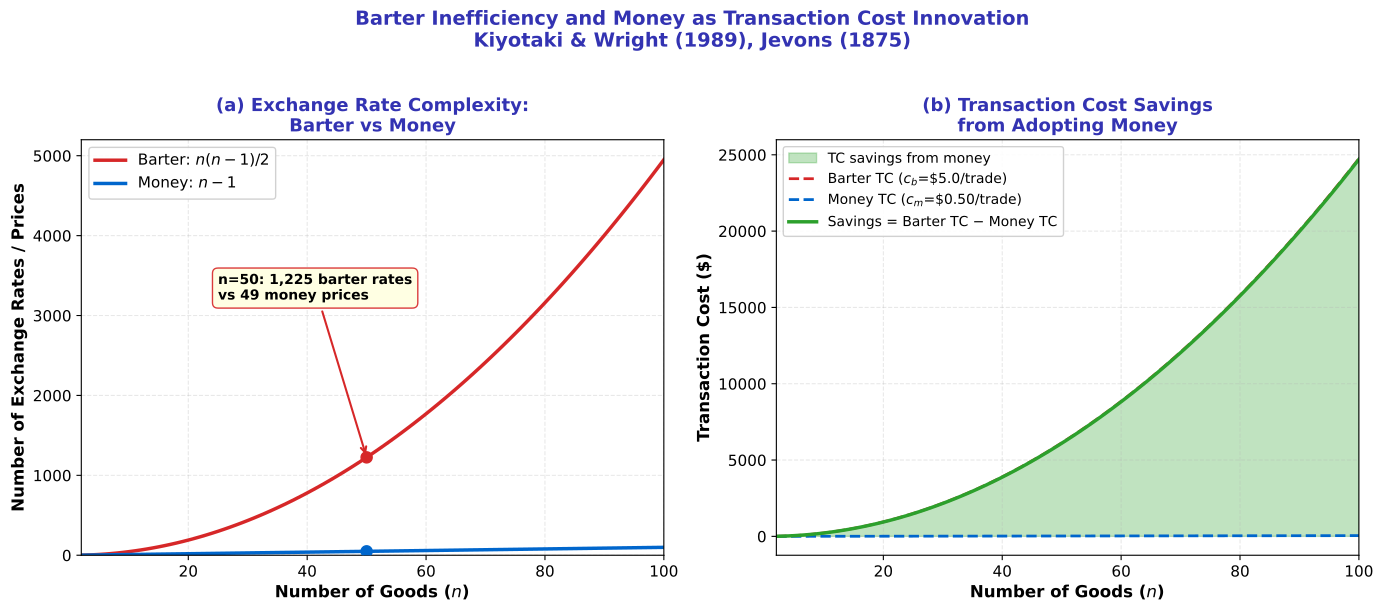

Write the Python code that produced this figure.
r"""Barter Cost Reduction: Money as Transaction Cost Innovation

Multi-panel override: comparative statics requires simultaneous visibility

Panel (a): Number of exchange rates under barter vs money as goods increase.
Panel (b): Transaction cost savings from adopting money.

Economic Model:
$P_{barter}(n) = \frac{n(n-1)}{2}$, $P_{money}(n) = n-1$.
Transaction cost: $TC = c \cdot P(n)$.
Based on Kiyotaki \& Wright (1989), Jevons (1875).
"""
import matplotlib.pyplot as plt
import numpy as np
from pathlib import Path

np.random.seed(42)

plt.rcParams.update({
    'font.size': 12, 'axes.labelsize': 12, 'axes.titlesize': 13,
    'xtick.labelsize': 11, 'ytick.labelsize': 11, 'legend.fontsize': 11,
    'figure.dpi': 150
})

MLPURPLE = '#3333B2'
MLBLUE = '#0066CC'
MLORANGE = '#FF7F0E'
MLGREEN = '#2CA02C'
MLRED = '#D62728'
MLLAVENDER = '#ADADE0'

# Parameters
c_b = 5.0   # cost per barter trade ($/trade)
c_m = 0.50  # cost per money trade ($/trade)
n = np.arange(2, 101)

# Models
P_barter = n * (n - 1) / 2        # barter exchange rates
P_money = n - 1                    # money prices
TC_barter = c_b * P_barter        # total barter cost
TC_money = c_m * P_money           # total money cost
TC_savings = TC_barter - TC_money  # savings from money

fig, (ax1, ax2) = plt.subplots(1, 2, figsize=(14, 6))

# --- Panel (a): Exchange rates ---
ax1.plot(n, P_barter, color=MLRED, linewidth=2.5, label='Barter: $n(n-1)/2$')
ax1.plot(n, P_money, color=MLBLUE, linewidth=2.5, label='Money: $n-1$')

# Annotation at n=50 where divergence is dramatic
n_mark = 50
P_b_50 = n_mark * (n_mark - 1) / 2  # 1225
P_m_50 = n_mark - 1                  # 49
ax1.annotate(f'n=50: {int(P_b_50):,} barter rates\nvs {int(P_m_50)} money prices',
             xy=(n_mark, P_b_50), xytext=(25, 3200),
             fontsize=10, fontweight='bold',
             arrowprops=dict(arrowstyle='->', color=MLRED, lw=1.5),
             bbox=dict(boxstyle='round,pad=0.4', facecolor='lightyellow',
                       edgecolor=MLRED, alpha=0.9))
ax1.plot(n_mark, P_b_50, 'o', color=MLRED, markersize=8, zorder=5)
ax1.plot(n_mark, P_m_50, 'o', color=MLBLUE, markersize=8, zorder=5)

ax1.set_xlabel('Number of Goods ($n$)', fontweight='bold')
ax1.set_ylabel('Number of Exchange Rates / Prices', fontweight='bold')
ax1.set_title('(a) Exchange Rate Complexity:\nBarter vs Money', fontweight='bold', color=MLPURPLE)
ax1.legend(loc='upper left', framealpha=0.9)
ax1.grid(True, alpha=0.3, linestyle='--')
ax1.set_xlim(2, 100)
ax1.set_ylim(0, 5200)

# --- Panel (b): Transaction cost savings ---
ax2.fill_between(n, 0, TC_savings, color=MLGREEN, alpha=0.3,
                 label='TC savings from money')
ax2.plot(n, TC_barter, color=MLRED, linewidth=2, linestyle='--',
         label=f'Barter TC ($c_b$=\\${c_b:.1f}/trade)')
ax2.plot(n, TC_money, color=MLBLUE, linewidth=2, linestyle='--',
         label=f'Money TC ($c_m$=\\${c_m:.2f}/trade)')
ax2.plot(n, TC_savings, color=MLGREEN, linewidth=2.5,
         label='Savings = Barter TC $-$ Money TC')

ax2.set_xlabel('Number of Goods ($n$)', fontweight='bold')
ax2.set_ylabel('Transaction Cost (\\$)', fontweight='bold')
ax2.set_title('(b) Transaction Cost Savings\nfrom Adopting Money', fontweight='bold', color=MLPURPLE)
ax2.legend(loc='upper left', framealpha=0.9, fontsize=10)
ax2.grid(True, alpha=0.3, linestyle='--')
ax2.set_xlim(2, 100)

fig.suptitle('Barter Inefficiency and Money as Transaction Cost Innovation\n'
             'Kiyotaki & Wright (1989), Jevons (1875)',
             fontweight='bold', fontsize=14, color=MLPURPLE, y=1.02)

plt.tight_layout()
plt.savefig(Path(__file__).parent / 'chart.pdf', dpi=300, bbox_inches='tight')
plt.savefig(Path(__file__).parent / 'chart.png', dpi=150, bbox_inches='tight')
plt.close()
print("Chart saved to chart.pdf and chart.png")
